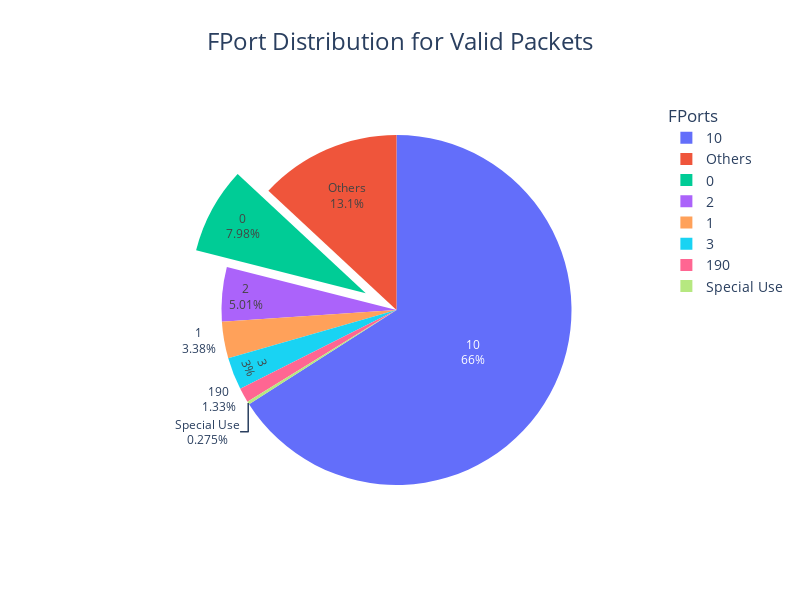

Notebook code cell kept with this figure:
### Code cell
# Count FPort occurrences
fport_counts = df_valid_packets["FPort"].value_counts()

# Identify FPorts in the 244–255 range (Special Use)
special_use_fports = fport_counts[fport_counts.index >= 244]
special_use_sum = special_use_fports.sum()

# Remove special use FPorts from the main counts temporarily
fport_counts_cleaned = fport_counts.drop(special_use_fports.index, errors='ignore')

# Get the top 6 FPorts from the cleaned counts
top_6 = fport_counts_cleaned.head(6)

# Remove those top 6 from cleaned to find the rest (Others)
remaining_fports = fport_counts_cleaned.drop(top_6.index, errors='ignore')
others_sum = remaining_fports.sum()

# Combine all into final Series
final_series = pd.concat([
    top_6,
    pd.Series({'Special Use': special_use_sum}),
    pd.Series({'Others': others_sum})
])

# Convert to lists
labels = final_series.index.tolist()
values = final_series.values.tolist()

# Plot
fig = go.Figure(data=[
    go.Pie(labels=labels, values=values, pull=[0, 0.2, 0, 0, 0, 0, 0, 0], textinfo='label+percent')
])

fig.update_layout(
    title=dict(
        text="FPort Distribution for Valid Packets",
        font=dict(size=24),
        x=0.5,
        xanchor='center'
    ),
    legend_title="FPorts",
    legend=dict(font=dict(size=14)),
    width=800,
    height=600
)

fig.show()

### Figure 1 — Plotly figure (JSON) as saved in the notebook; plotly's stock layout.template omitted (floating-point values rounded to 4 significant figures)
{"data": [{"labels": [10, 0, 2, 1, 3, 190, "Special Use", "Others"], "pull": [0, 0.2, 0, 0, 0, 0, 0, 0], "textinfo": "label+percent", "type": "pie", "values": [1848443, 223671, 140354, 94750, 83995, 37412, 7696, 366395]}], "layout": {"height": 600, "legend": {"font": {"size": 14}, "title": {"text": "FPorts"}}, "title": {"font": {"size": 24}, "text": "FPort Distribution for Valid Packets", "x": 0.5, "xanchor": "center"}, "width": 800}}
